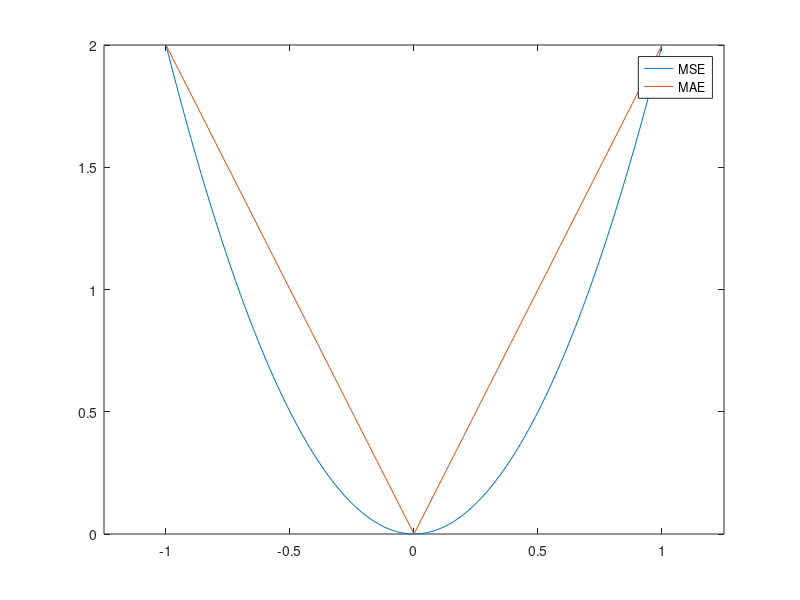
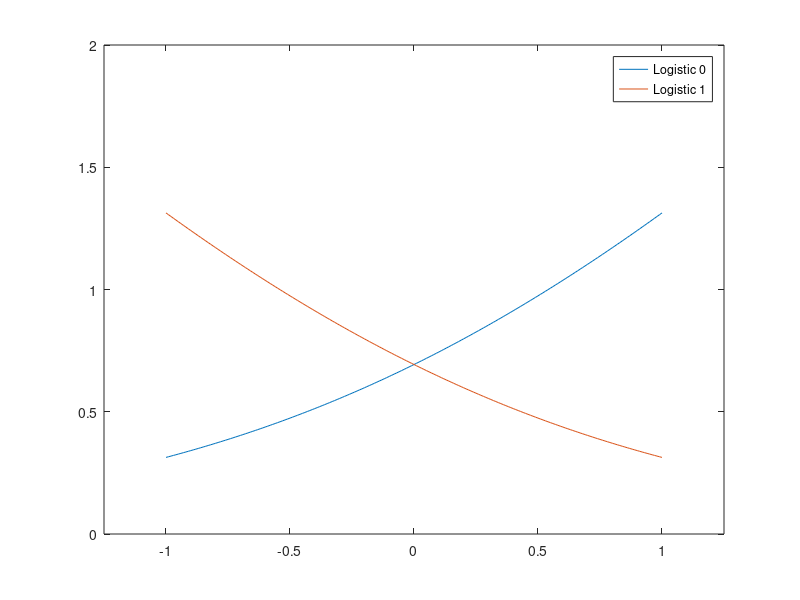
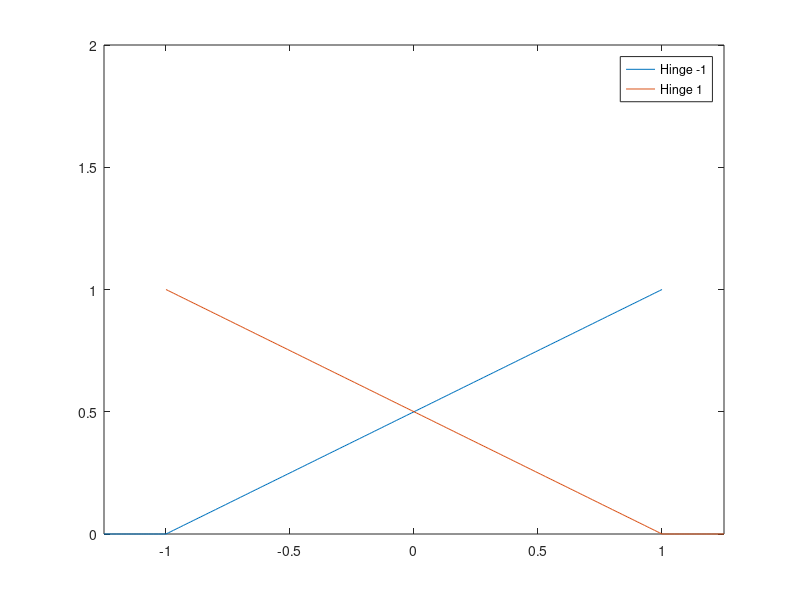
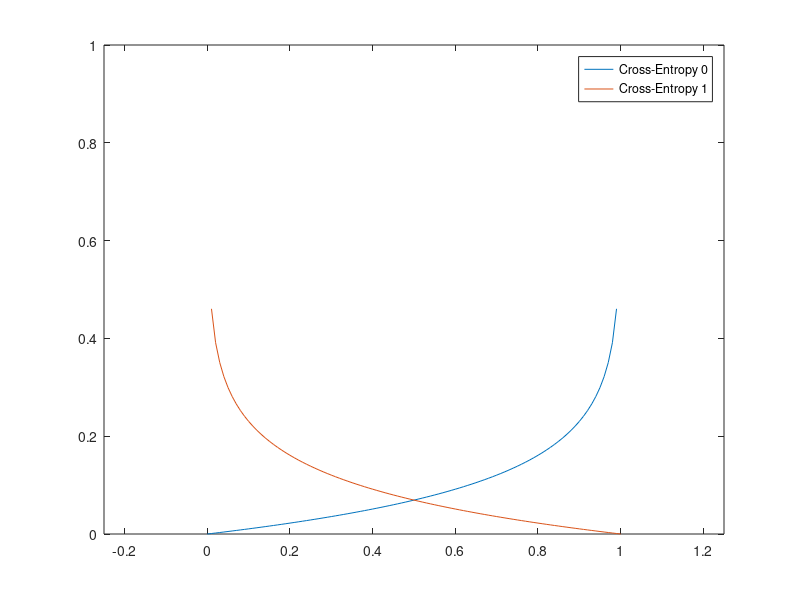

These charts were generated, in order, by the following MATLAB code: (Note: this script raises an error after producing the figures.)
clear; close all; clc;

h = 0.01;

zreal = -1:h:1;
zlog = -1:h:1;
zhinge0 = -1.25:h:1; 
zhinge1 = -1:h:1.25;
zprob = 0:h:1;

% Regression: y in Reals
y = 0;
mse = 2 * (zreal - y).^2;
mae = 2 * abs(zreal - y);

% Classification y in Reals
y = -1;
logistic0 = log(1 + exp(-y * zlog));
hinge0 = max(0, 1 - y * zhinge0)/2; 

y = 1;
logistic1 = log(1 + exp(-y * zlog));
hinge1 = max(0, 1 - y * zhinge1)/2; 

% Classification y in [0, 1]
y = 0;
crossentropy0 = -(y * log(zprob) + (1 - y) * log(1 - zprob))/10;
crossentropy0(1) = 0;

y = 1;
crossentropy1 = -(y * log(zprob) + (1 - y) * log(1 - zprob))/10;
crossentropy1(end) = 0;


figure
plot(zreal, mse)
hold on
plot(zreal, mae)
legend("MSE", "MAE")
xlim([-1.25 1.25])
ylim([0 2])

figure
plot(zlog, logistic0)
hold on
plot(zlog, logistic1)
legend("Logistic 0", "Logistic 1")
xlim([-1.25 1.25])
ylim([0 2])

figure
plot(zhinge0, hinge0)
hold on
plot(zhinge1, hinge1)
legend("Hinge -1", "Hinge 1")
xlim([-1.25 1.25])
ylim([0 2])

figure
plot(zprob, crossentropy0)
hold on
plot(zprob, crossentropy1)
legend("Cross-Entropy 0", "Cross-Entropy 1")
xlim([-0.25 1.25])
ylim([0 1])

% Export data
writetable(array2table([zreal.' mse.' mae.'], 'VariableNames', {'z', 'mse', 'mae'}), 'regression.csv', 'LineEnding', '\n') 
writetable(array2table([zlog.' logistic0.' logistic1.'], 'VariableNames', {'z', 'logistic0', 'logistic1'}), 'logistic.csv', 'LineEnding', '\n') 
writetable(array2table([zhinge0.' zhinge1.' hinge0.' hinge1.'], 'VariableNames', {'z0', 'z1', 'hinge0', 'hinge1'}), 'hinge.csv', 'LineEnding', '\n') 
writetable(array2table([zprob.' crossentropy0.' crossentropy1.'], 'VariableNames', {'z', 'crossentropy0', 'crossentropy1'}), 'crossentropy.csv', 'LineEnding', '\n') 
